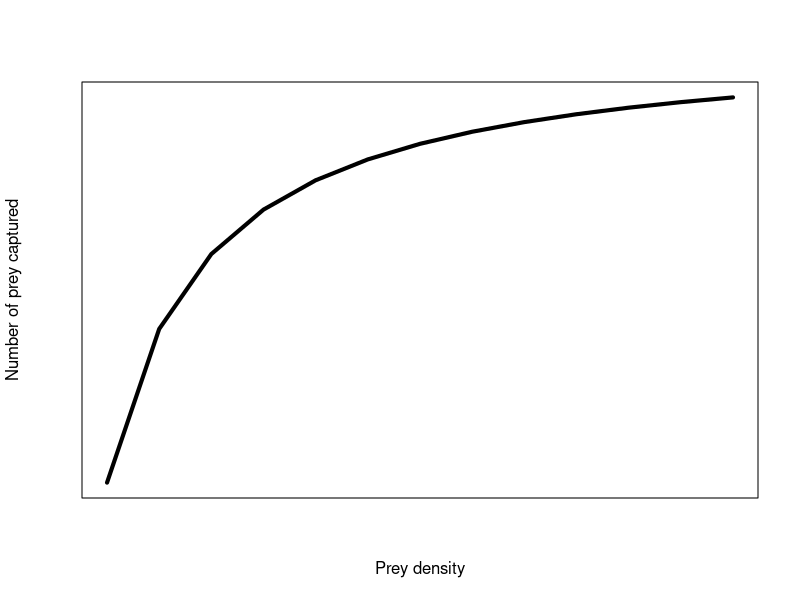
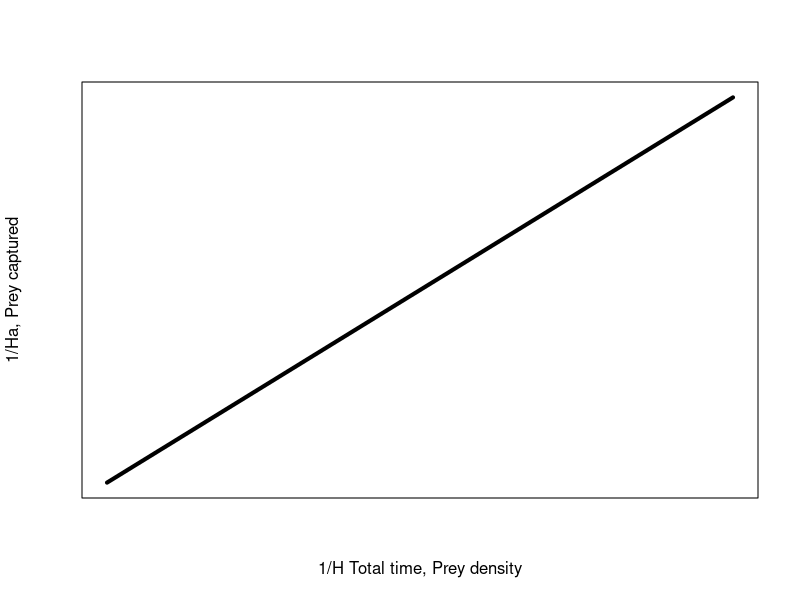
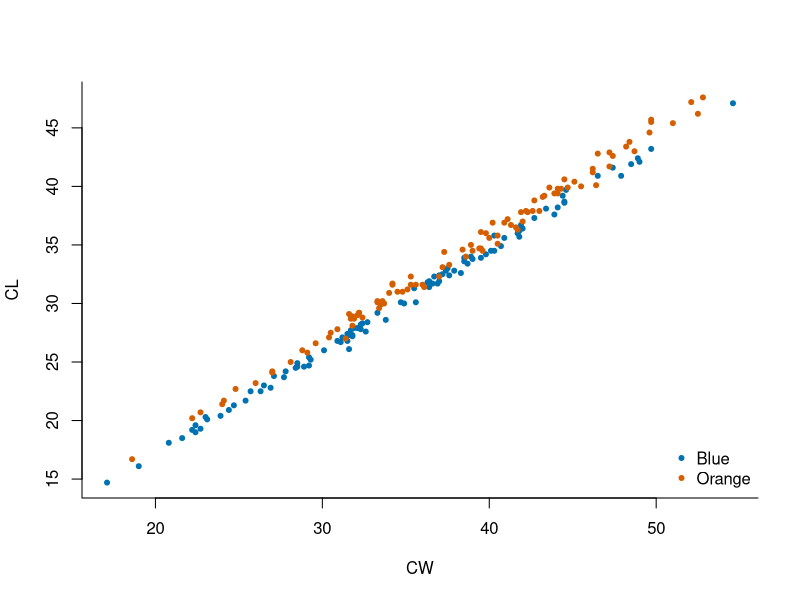
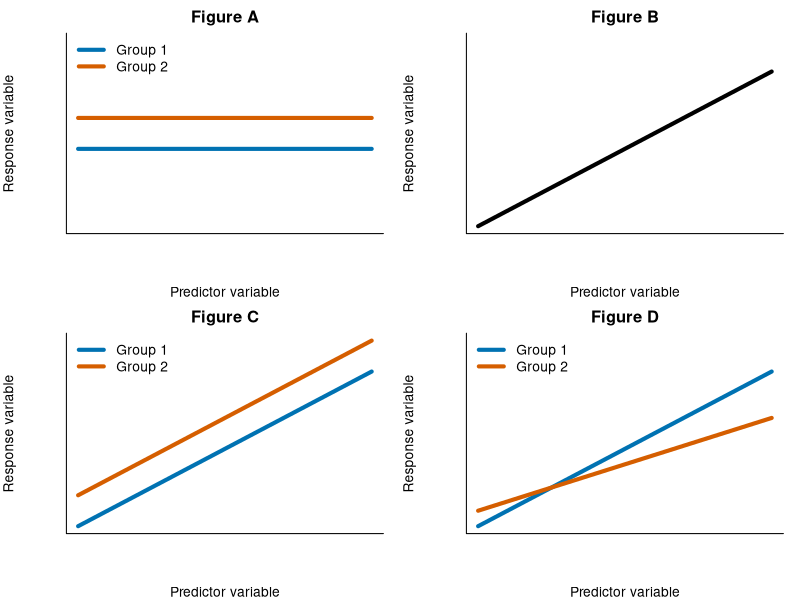
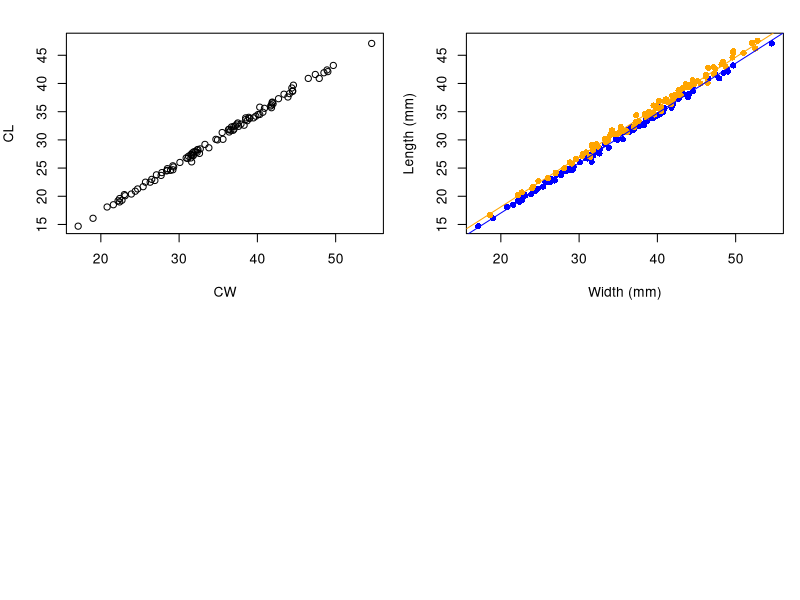

R code for these plots, in order:
## ---- chunk 1
knitr::opts_chunk$set(echo = FALSE, comment = NA)
crabs <- MASS::crabs
crabs_lm <- lm(CL ~ CW, crabs)
crabs_add <- lm(CL ~ CW + sp, crabs)
crabs_int <- lm(CL ~ CW * sp, crabs)
palette(c("#0072B2", "#D55E00"))
## ---- chunk 2
prey <- seq(0, 60, 5)
type2 <- (prey*0.7)/(1+(prey*0.7*0.15))
plot(type2~ prey,
     type = 'l',
     lwd = 4,
     xlab = "Prey density", ylab = "Number of prey captured",
     xaxt='n', yaxt='n')
## ---- chunk 3
prey <- seq(0, 0.25, 0.01)
type2 <- seq(0, 1, length.out = length(prey))
plot(type2 ~ prey , type = 'l', lwd = 4, ylab = "1/Ha, Prey captured", xlab = "1/H Total time, Prey density",
     xaxt='n', yaxt='n')
## ---- chunk 4
plot(CL ~ CW, crabs, pch = 20, col = sp, bty = "l")
legend("bottomright", bty = "n", c("Blue", "Orange"), pch = c(20, 20), col = c(1,2))
## ---- chunk 5
round(coef(crabs_add),1)  
## ---- chunk 6
prey <- seq(0, 0.25, 0.01)
type2 <- seq(0, 1, length.out = length(prey))
par(mfrow = c(2,2), mar = c(4,4,2,1))

plot(rep(mean(type2), length(type2)) ~ prey, type = 'l', lwd = 4, ylab = "Response variable", xlab = "Predictor variable",
     xaxt='n', yaxt='n', bty = "l", ylim = c(0, 1.2), col = 3, main = "Figure A")
lines(rep(mean(type2), length(type2)) + 0.2 ~ prey, lwd = 4, col = 2)
legend("topleft", bty = "n", c("Group 1", "Group 2"), lwd = c(4, 4), col = c(3,2))

plot(type2 ~ prey, type = 'l', lwd = 4, ylab = "Response variable", xlab = "Predictor variable",
     xaxt='n', yaxt='n', bty = "l", ylim = c(0, 1.2), main = "Figure B")

plot(type2 ~ prey, type = 'l', lwd = 4, ylab = "Response variable", xlab = "Predictor variable",
     xaxt='n', yaxt='n', bty = "l", ylim = c(0, 1.2), col = 3, main = "Figure C")
lines(type2 + 0.2 ~ prey, lwd = 4, col = 2)
legend("topleft", bty = "n", c("Group 1", "Group 2"), lwd = c(4, 4), col = c(3,2))

plot(type2 ~ prey, type = 'l', lwd = 4, ylab = "Response variable", xlab = "Predictor variable",
     xaxt='n', yaxt='n', bty = "l", ylim = c(0, 1.2), col = 3, main = "Figure D")
lines(seq(0, 0.6, length.out = length(prey))+0.1 ~ prey, lwd = 4, col = 2)
legend("topleft", bty = "n", c("Group 1", "Group 2"), lwd = c(4, 4), col = c(3,2))
## ---- chunk 7
plot(CL ~ CW, crabs, type = "n")
points(CL ~ CW, crabs[crabs$sp == "B",])
## ---- chunk 8
round(crabs_lm$coefficients, 1)
## ---- chunk 9
plot(CL ~ CW, crabs, type = "n", xlab = "Width (mm)", ylab = "Length (mm)")
points(CL ~ CW, crabs[crabs$sp == "B",], col = "blue", pch = 16)
points(CL ~ CW, crabs[crabs$sp == "O",], col = "orange", pch = 16)
abline(-0.6606, 0.8848, col = "blue")
abline((-0.6606 + 1.0910), 0.8848, col = "orange")
## ---- chunk 10
round(crabs_add$coefficients, 1) 
